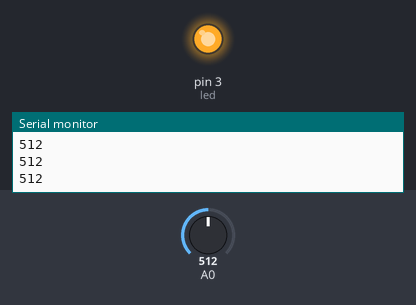
This sketch was run on a simulated Arduino Uno, built with avr-gcc and run on an emulated ATmega328P. On the bench: output pins drawn as LEDs (lit = HIGH), the last lines printed to the serial monitor. The inputs (shaded band) are chosen by the test bench; at power-on: A0 = 512.

Above: at 1.2 s.
1.3 s: A0 set to 5
2.8 s: A0 set to 2
At 3.8 s:
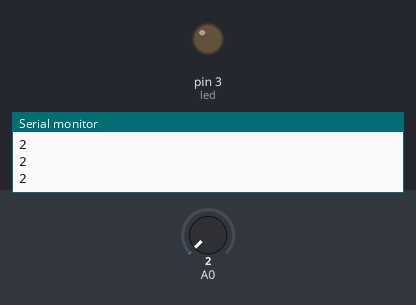
4.3 s: A0 set to 122
At 5.1 s:
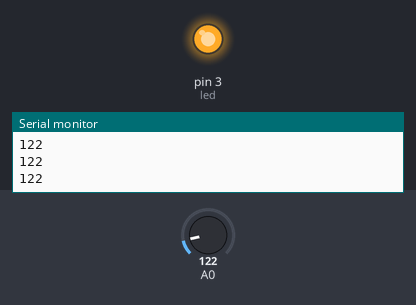
5.8 s: A0 set to 0
At 6.2 s:
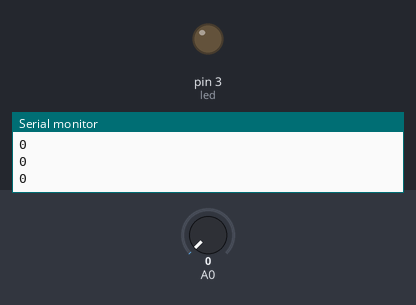
Timing chart, 0 to 8.3 s (numbered marks = the images above; inputs shaded):
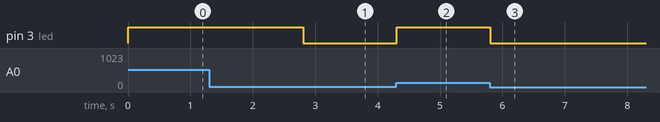

Measured:
- the behaviour switches between 4 and 3 on A0 (found by bisection; images 0 and 1)
- after the input at 2.8 s, pin 3 (led): HIGH → LOW at once
- after the input at 4.3 s, pin 3 (led): LOW → HIGH at once
- after the input at 5.8 s, pin 3 (led): HIGH → LOW at once

The sketch:

Part-8.ino
```cpp
int led=3;

void setup() {
  // put your setup code here, to run once:
  pinMode(led,OUTPUT);
  Serial.begin(9600);
}

void loop() {
  // put your main code here, to run repeatedly:

  int analog = analogRead(A0);

  Serial.println(analog);

  int ledPower=analog/4;

  digitalWrite(led,ledPower);

}
```
